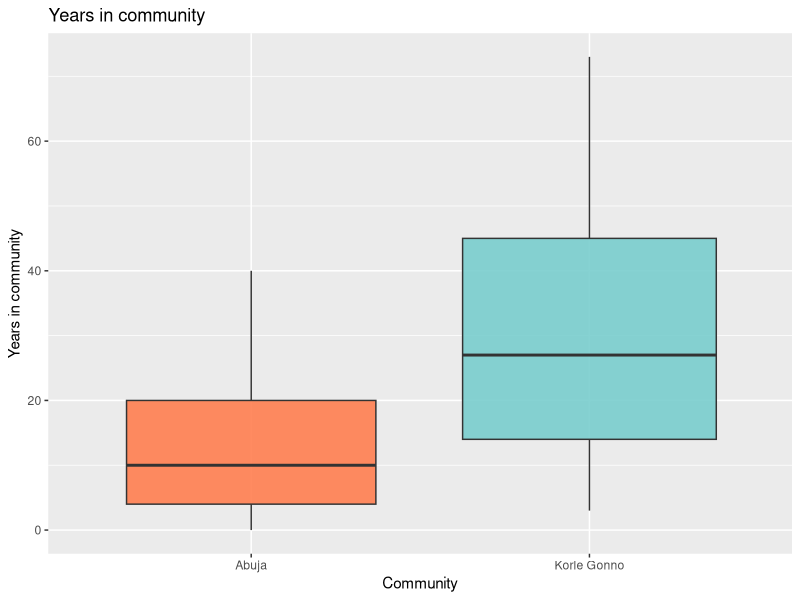
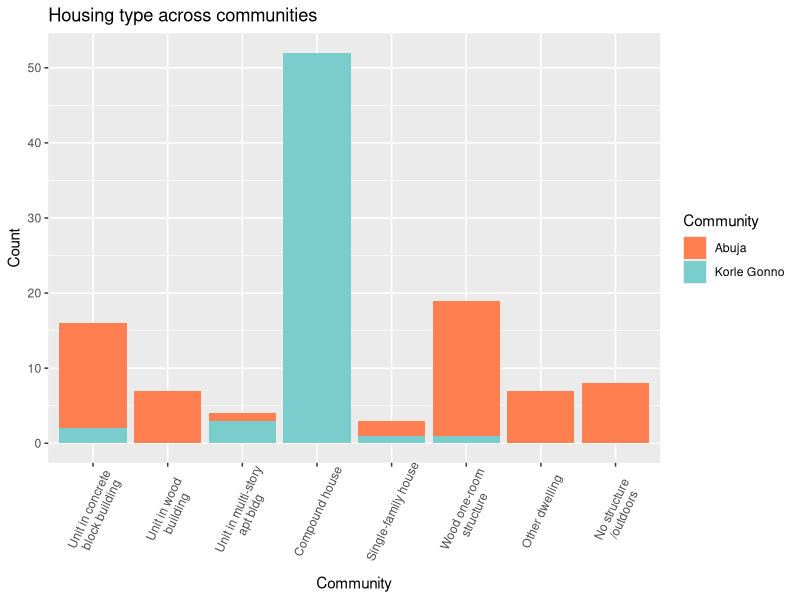
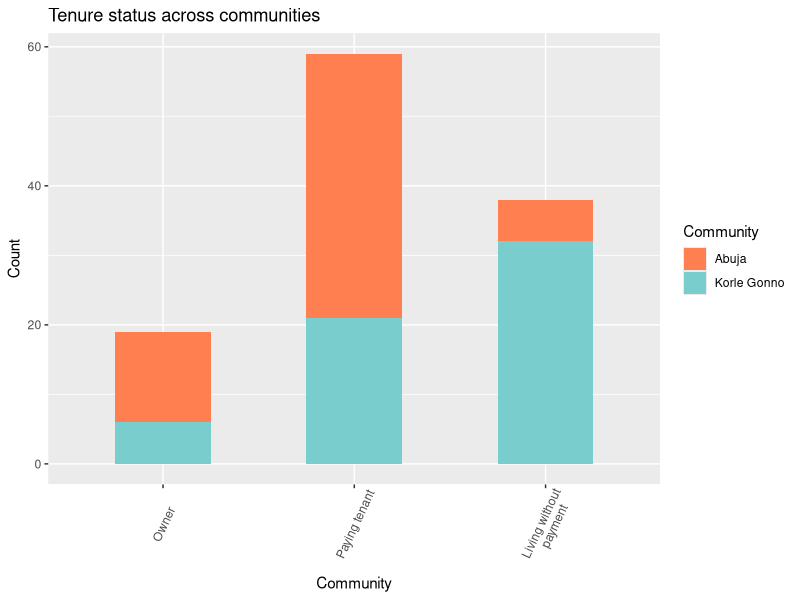
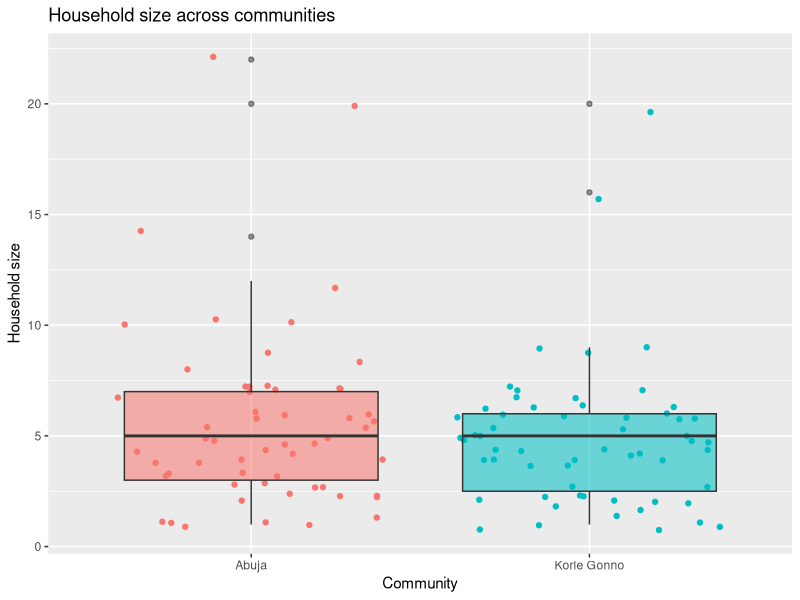
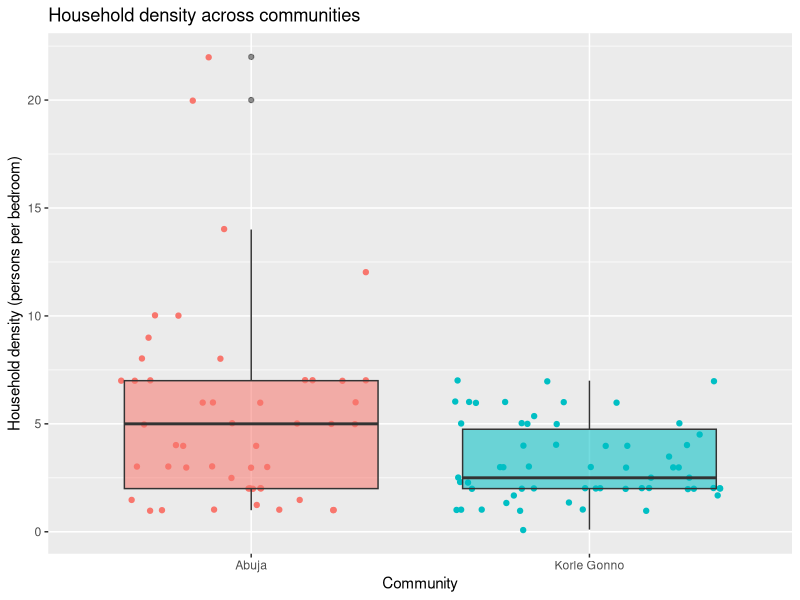
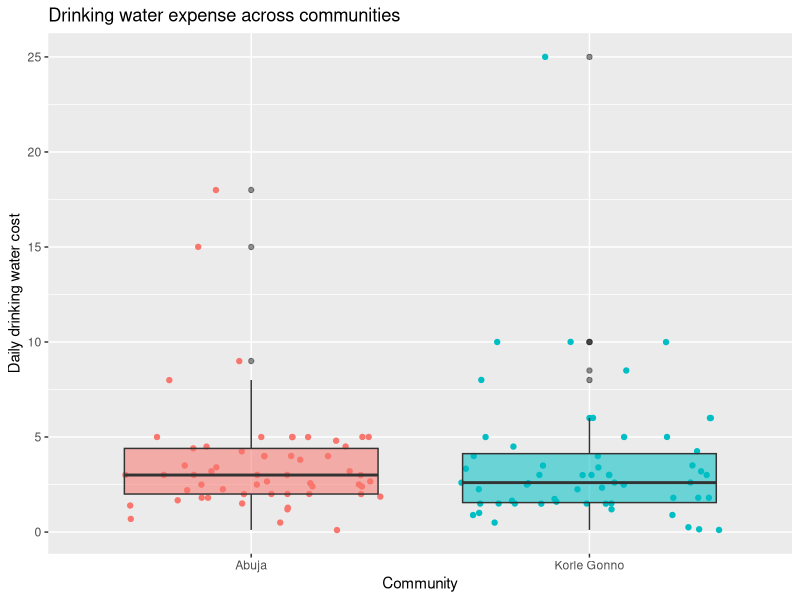
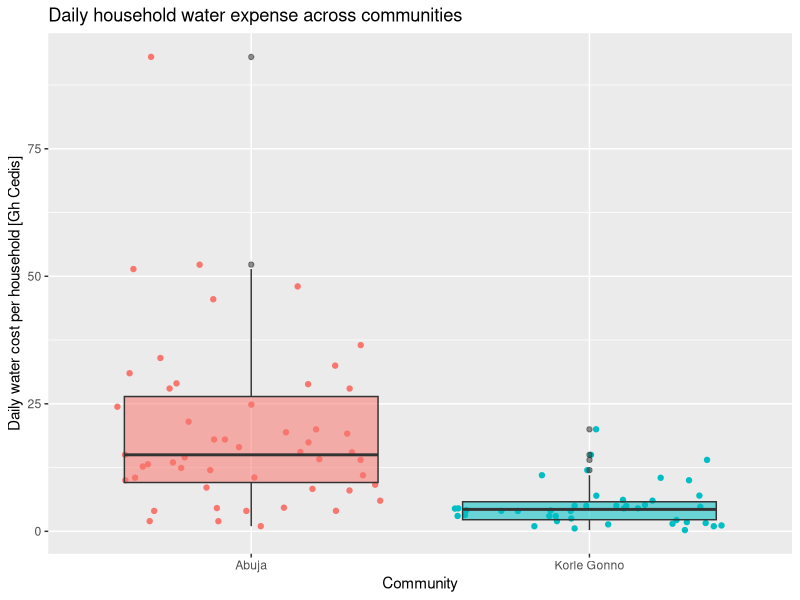
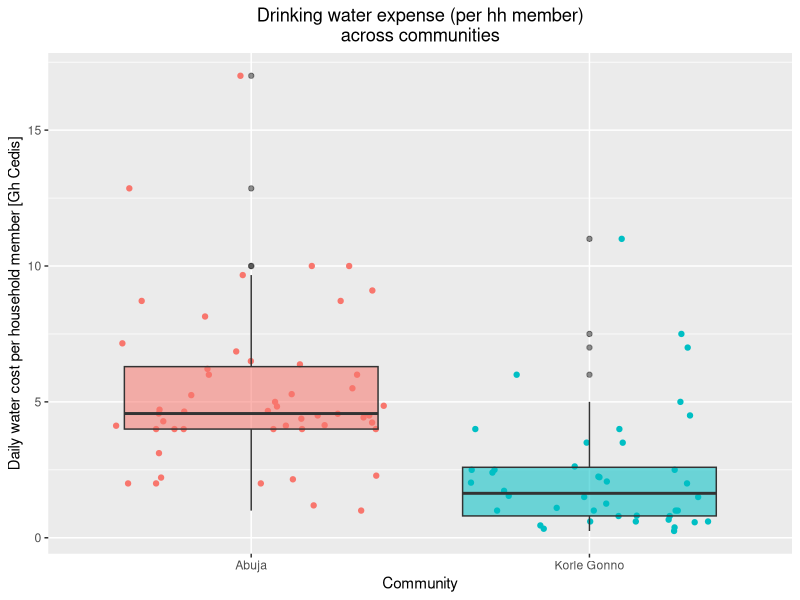

R code for these plots, in order: (Note: this script raises an error after producing the figures.)
## ---- chunk 1
library(tidyverse)
library(dplyr)
library(readxl)
library(tidyr)
## ---- chunk 2
data <- read_excel("data/raw/r_household_survey_analysis.xlsx")
## ---- chunk 3

# Add variables I will need

processed_data <- data |> 
  mutate(hh_size = adult_count + child_count,.after=child_count)  |> 
  mutate(density = hh_size / rooms_in_hh,.after =rooms_in_hh)

## ---- chunk 4

processed_data <- processed_data %>%
  mutate(density = na_if(density,Inf)) %>% 
  mutate(secondary_dw_source = na_if(secondary_dw_source,"na")) %>% 
  mutate(reasons_secondary_dw = na_if(reasons_secondary_dw,"na")) %>% 
  mutate(preferred_brand = na_if(preferred_brand,"na")) %>% 
  mutate(secondary_water_source = na_if(secondary_water_source,"na")) %>% 
  mutate(coping_mechanisms = na_if(coping_mechanisms, "na")) %>% 
#  mutate(time_of_last_coping = na_if(time_of_last_coping,"na")) %>% 
#  leaving this one out because I want to label it and show it in a plot
    mutate(business_type = na_if(business_type,"na")) %>% 
  mutate(daily_hh_water_cost = na_if(daily_hh_water_cost, "na")) %>% 
  mutate(daily_hh_water_cost_phhm = na_if(daily_hh_water_cost_phhm,"na")) 

processed_data$daily_hh_water_cost <- as.numeric(processed_data$daily_hh_water_cost)
processed_data$daily_hh_water_cost_phhm <- as.numeric(processed_data$daily_hh_water_cost_phhm)


## ---- chunk 5
# tibble <- as_tibble(processed_data)
# tibble
# long_data <- processed_data |> 
  # pivot_longer(cols = c(years_in_community, 
    #                    adult_count, 
     #                   child_count, 
      #                  hh_size,
       #                 rooms_in_hh, 
        #                density,
         #               daily_dw_cost_pp,
          #              storage,
           #             days_struggle),
            #   names_to = "dbl_variable",
             #  values_to = "value") 
# write.csv(long_data,"long_data.csv",row.names = TRUE)
## ---- chunk 6

abuja_data <- filter(.data = processed_data,
                    community=="abuja")
kg_data <- filter(.data = processed_data,
                  community == "kg")
## ---- chunk 7
#Label housing categories
housing_labels <- c("block_unit" = "Unit in concrete\nblock building",
                              "wood_unit" = "Unit in wood\n building",
                              "multistory_apt" = "Unit in multi-story\napt bldg",
                              "compound_house" = "Compound house",
                              "house" = "Single-family house",
                              "wood_shack" = "Wood one-room\nstructure",
                              "other" = "Other dwelling",
                              "no_structure" = "No structure\n/outdoors")


#Set order of housing type categories
processed_data$housing_type <- factor(processed_data$housing_type, 
                                    levels = c("block_unit",
                                                "wood_unit",
                                                "multistory_apt",
                                                "compound_house",
                                                "house",
                                                "wood_shack",
                                                "other",
                                                "no_structure"))

#label tenure status options
tenure_labels <- c("no_payment" = "Living without \n payment",
                              "owned" = "Owner",
                              "rented" = "Paying tenant")

#Set order of tenure status
processed_data$tenure <- factor(processed_data$tenure,
                              levels = c("owned",
                                         "rented",
                                         "no_payment"))

#labels for time of last coping
time_of_coping_labels <- c("last_3_days" = "In the last three days",
                                        "last_7_days" = "In the last week",
                                        "last_30_days" = "In the last month",
                                         "last_year" = "In the last year",
                                         "over_year_ago" = "Over a year ago",
                                         "na" = "Never/cannot remember")

#orders of time of last coping
processed_data$time_of_last_coping <- factor(processed_data$time_of_last_coping,
                                             levels = c("last_3_days",
                                                        "last_7_days",
                                                        "last_30_days",
                                                        "last_year",
                                                        "over_year_ago",
                                                        "na"))

#communities
community_labels <- c("abuja" = "Abuja",
                      "kg" = "Korle Gonno")

## ---- chunk 8
processed_data |> 
  ggplot(mapping = aes(x=community,
                       y = years_in_community,
                       fill = community)) +
  geom_boxplot(varwidth=TRUE,alpha=0.9) +
  labs(title="Years in community",
       x = "Community", 
       y = "Years in community") +
       # caption="" to add a caption
  scale_x_discrete("Community",
                   labels = c("abuja" = "Abuja", 
                              "kg" = "Korle Gonno")) +
  scale_fill_manual(values = c("coral","darkslategray3")) +
                  #  name="Community",
                   # labels=c("Abuja","Korle Gonno"))
  theme(legend.position = "None")


# Use limits to adjust the which levels (and in what order)
# are displayed with scale_x_discrete
#  + limits = c("Abuja"))

#from: https://ggplot2.tidyverse.org/reference/scale_discrete.html
## ---- chunk 9

#create plot
processed_data %>% 
  ggplot(mapping = aes(housing_type)) +
  geom_bar(aes(fill = community)) +  
  theme(axis.text.x = element_text(angle=65, vjust=0.6)) + 
  labs(title="Housing type across communities",
       x = "Housing type", 
       y = "Count") +
  scale_x_discrete("Community",
                   labels = housing_labels
                   ) + #controls x-axis
  scale_fill_manual(values = c("coral","darkslategray3"),
                    name="Community",
                    labels=c("Abuja","Korle Gonno")) #controls legend
    
#    facet_wrap(~community)
## ---- chunk 10
processed_data |> 
  ggplot(mapping=aes(tenure)) +
  geom_bar(aes(fill=community), width = 0.5) + 
  theme(axis.text.x = element_text(angle=65, vjust=0.6)) + 
  labs(title="Tenure status across communities",
       x = "Tenure status",
       y = "Count") + 
  scale_x_discrete("Community",
                   labels = tenure_labels) + #controls x-axis
  scale_fill_manual(values = c("coral","darkslategray3"),
                    name="Community",
                    labels=c("Abuja","Korle Gonno")) #controls legend

#from: https://r-statistics.co/Top50-Ggplot2-Visualizations-MasterList-R-Code.html#Histogram
## ---- chunk 11
processed_data |> 
  ggplot(mapping = aes(x=community,
                       y = hh_size,
                       fill = community)) +
  labs(title="Household size across communities",
       y = "Household size") +
  scale_x_discrete("Community",
                   labels = c("abuja" = "Abuja", 
                              "kg" = "Korle Gonno")) +  
  theme(legend.position = "None") +
  geom_jitter(mapping = aes(color = community)) +
  geom_boxplot(mapping = aes(alpha = 0.5))
## ---- chunk 12
processed_data |> 
  ggplot(mapping = aes(x=community,
                       y = density,
                       fill = community)) +
  labs(title="Household density across communities",
       y = "Household density (persons per bedroom)") +
  scale_x_discrete("Community",
                   labels = c("abuja" = "Abuja", 
                              "kg" = "Korle Gonno")) +  
  theme(legend.position = "None") +
  geom_jitter(mapping = aes(color = community)) +
  geom_boxplot(mapping = aes(alpha = 0.5))
## ---- chunk 13
processed_data |> 
  ggplot(mapping = aes(x=community,
                       y = daily_dw_cost_pp,
                       fill = community)) +
  labs(title="Drinking water expense across communities",
       y = "Daily drinking water cost") +
  scale_x_discrete("Community",
                   labels = c("abuja" = "Abuja", 
                              "kg" = "Korle Gonno")) +  
  theme(legend.position = "None") +
  geom_jitter(mapping = aes(color = community)) +
  geom_boxplot(mapping = aes(alpha = 0.5))
## ---- chunk 14
processed_data |> 
  ggplot(mapping = aes(x=community,
                       y = daily_hh_water_cost,
                       fill = community)) +
  labs(title="Daily household water expense across communities",
       y = "Daily water cost per household [Gh Cedis]") +
  scale_x_discrete("Community",
                   labels = c("abuja" = "Abuja", 
                              "kg" = "Korle Gonno")) +  
  theme(legend.position = "None") +
  #geom_violin()
  geom_jitter(mapping = aes(color = community)) +
  geom_boxplot(mapping = aes(alpha = 0.5))


## ---- chunk 15

processed_data |> 
  ggplot(mapping = aes(x=community,
                       y = daily_hh_water_cost_phhm,
                       fill = community)) +
  labs(title="Drinking water expense (per hh member)\nacross communities",
       y = "Daily water cost per household member [Gh Cedis]") +
  scale_x_discrete("Community",
                   labels = c("abuja" = "Abuja", 
                              "kg" = "Korle Gonno")) +  
  theme(legend.position = "None",
        plot.title = element_text(hjust = 0.5)) +
  geom_jitter(mapping = aes(color = community)) +
  geom_boxplot(mapping = aes(alpha = 0.5))
## ---- chunk 16
processed_data |> 
  ggplot(mapping = aes(x=community,
                       y = storage,
                       fill = community)) +
  labs(title="Household water storage capacity\nacross communities",
       y = "Water storage capacity [liters]") +
  scale_x_discrete("Community",
                   labels = c("abuja" = "Abuja", 
                              "kg" = "Korle Gonno")) +  
  theme(legend.position = "None",
        plot.title = element_text(hjust = 0.5)) +
  geom_violin() 
#  geom_jitter(mapping = aes(color = community)) +
#  geom_boxplot(mapping = aes(alpha = 0.5))
## ---- chunk 17
processed_data |> 
  ggplot(mapping = aes(x=community,
                       y = days_struggle,
                       fill = community)) +
  labs(title="Typical number of weekdays a household struggles\nto find water",
       y = "Typical days of struggle (out of 7)") +
  scale_x_discrete("Community",
                   labels = c("abuja" = "Abuja", 
                              "kg" = "Korle Gonno")) +  
  theme(legend.position = "None",
        plot.title = element_text(hjust = 0.5)) +
  geom_violin()
## ---- chunk 18
#processed_data |> 
#  ggplot(mapping = aes(x = hh_size,
#                       y = storage,
#                       color = community)) +
#  geom_point()
  #geom_histogram(mapping = aes(x = housing_type))
                               
## ---- chunk 19
community_labels <- c("abuja" = "Abuja",
                      "kg" = "Korle Gonno")
processed_data |> 
  ggplot(mapping = aes(x = storage,
                       y = days_struggle,
                       color = community)) +
  labs(title="Typical number of weekdays a household struggles\nto find water, compared to storage capacity",
       x = "Storage capacity [liters]",
       y = "Typical days of struggle (out of 7)") +  
  theme(legend.position = "None",
        plot.title = element_text(hjust = 0.5)) +
  geom_point() + 
  geom_smooth(method = "lm", se = FALSE) +
  facet_wrap("community", 
             ncol = 2)
#             labeller = label_value(community_labels)) #not working, why??

## ---- chunk 20
#mean_storage <- processed_data |> 
 # group_by(time_of_last_coping)  +
  #summarize(mean_storage = mean(storage[category == "storage"])) 
  
processed_data |> 
  ggplot(mapping = aes(x = time_of_last_coping,
                       y = storage,
                       color = community)) +
  geom_point() + 
  labs(title="Household water storage capacity\nand time of last coping strategy",
       y = "Water storage capacity [liters]") +
  theme(axis.text.x = element_text(angle=65, 
                                   vjust=0.55),
        plot.title = element_text(hjust = 0.5),
        legend.position = "none") +
  scale_x_discrete("Time of last coping mechanism",
                   labels = time_of_coping_labels) + #controls x-axis
#  geom_smooth(y = )
#    method = "lm",
#              se = FALSE) +
  facet_wrap("community", ncol = 2)

## ---- chunk 21
# Boxplot basic
data %>%
  ggplot( aes(x=name, y=value, fill=name)) +
    geom_boxplot() +
    scale_fill_viridis(discrete = TRUE, alpha=0.6, option="A") +
    theme_ipsum() +
    theme(
      legend.position="none",
      plot.title = element_text(size=11)
    ) +
    ggtitle("Basic boxplot") +
    xlab("")

# Violin basic
data %>%
  ggplot( aes(x=name, y=value, fill=name)) +
    geom_violin() +
    scale_fill_viridis(discrete = TRUE, alpha=0.6, option="A") +
    theme_ipsum() +
    theme(
      legend.position="none",
      plot.title = element_text(size=11)
    ) +
    ggtitle("Violin chart") +
    xlab("")
